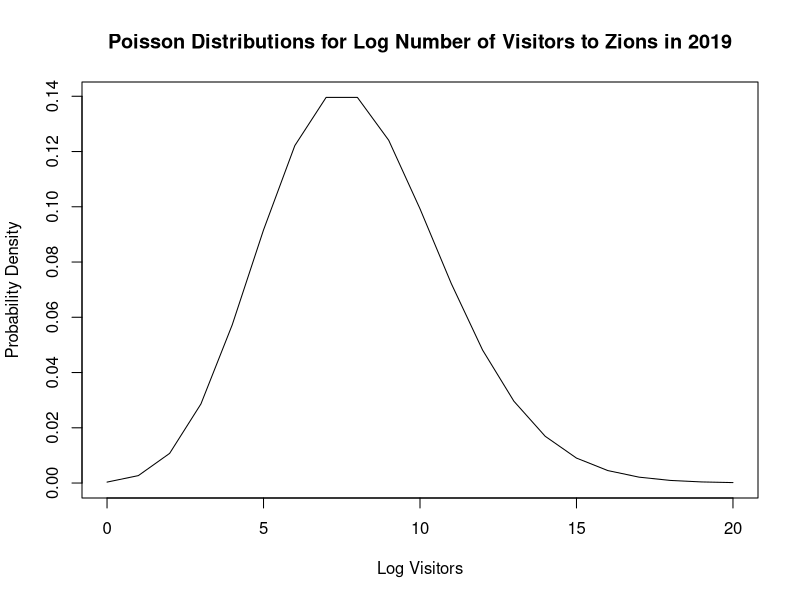
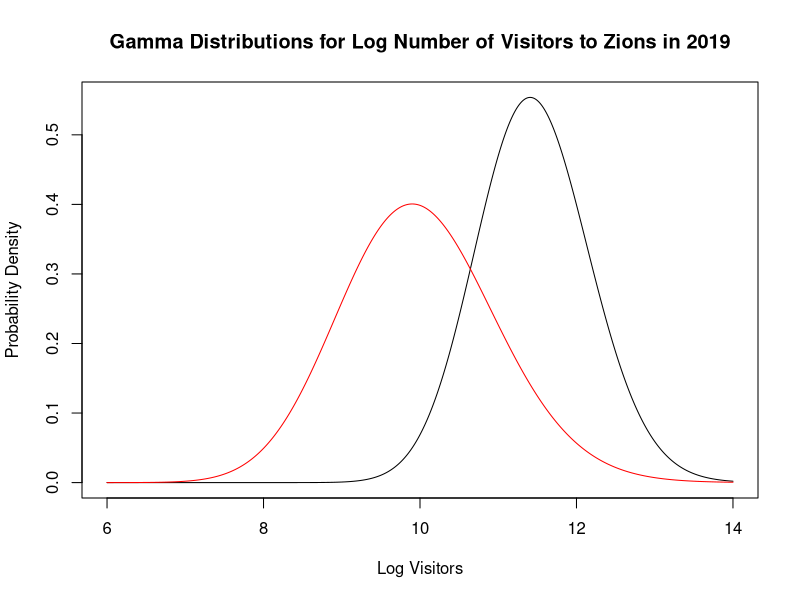

Here is the R script that generated these plots, in order: (Note: this script raises an error after producing the figures.)
## ---- chunk 1
library(reshape2)
## ---- chunk 2
zions <- read.csv('zions.csv', header=FALSE, stringsAsFactors=FALSE)
yosemite <- read.csv('yosemite.csv', header=FALSE, stringsAsFactors=FALSE)
bryce_canyon <- read.csv('bryce_canyon.csv', header=FALSE, stringsAsFactors=FALSE)
## ---- chunk 3
zions <- zions[-1:-2,]
yosemite <- yosemite[-1:-2,]
bryce_canyon <- bryce_canyon[-1:-2,]
## ---- chunk 4
Clean <- function(ttt) {
  as.numeric(gsub(',','',as.character(ttt)))
}

new_zions <- sapply(zions, Clean)
new_yosemite <- sapply(yosemite, Clean)
new_bryce_canyon <- sapply(bryce_canyon, Clean)
## ---- chunk 5
Prepare <- function(UserDF, LONG){
  names <- c('Year','Jan','Feb','Mar','Apr','May','Jun','Jul','Aug','Sep','Oct','Nov','Dec')
  
  UserDF <- UserDF[-1:-2,-14]
  colnames(UserDF) <- names
  rownames(UserDF) <- UserDF[,1]
  
  if(LONG == TRUE) {
    UserDF <- UserDF[,-1]
    UserDF<-(melt(UserDF))
    UserDF <- UserDF[order(as.numeric(UserDF[,1]), decreasing = TRUE),]
    
    names2 <- c('Year','Month','Visitors')
    colnames(UserDF) <- names2
    
    return(UserDF)
    
  } else {
    return(UserDF)
  }
}
## ---- chunk 6
Year_Selector <- function(UserDF, YEAR) {
  return_df <- data.frame()
  for(i in 1:length(YEAR)) {
    return_df <- rbind(UserDF[UserDF[,'Year']==YEAR[i],], return_df)
  }
  return(return_df)
}
## ---- chunk 7
zions_Final <- Prepare(new_zions, TRUE)
zions_Data <- Year_Selector(zions_Final, c(2019))
zions_Data <- log(zions_Data['Visitors'])
## ---- chunk 8
mean(zions_Data[,1])
sd(zions_Data[,1])

mean(exp(zions_Data[,1]))
sd(exp(zions_Data[,1]))
## ---- chunk 9
x<- seq(0,20,1)
plot(x,dpois(x, 8),
     type='l',
     main='Poisson Distributions for Log Number of Visitors to Zions in 2019',
     ylab='Probability Density',
     xlab ='Log Visitors',
     col="black",
     lwd=1)
## ---- chunk 10
a_x <- 100
b_x <- 10

x<- seq(6,14,0.01)

plot(x,dgamma(x, shape = a_x + sum(zions_Data), rate = b_x + nrow(zions_Data)),
     type='l',
     main='Gamma Distributions for Log Number of Visitors to Zions in 2019',
     ylab='Probability Density',
     xlab ='Log Visitors',
     col="black",
     lwd=1) +
lines(x,dgamma(x, shape = a_x, rate = b_x),
     type='l',
     lwd=1,
     col="red") +
abline( v= qgamma(c(0.025, 0.975), shape = a_x + sum(yosemite_Data), rate = b_x + nrow(yosemite_Data)), lty = 3)
legend("topleft", legend=c( "prior", "posterior", 'posterior 95% credible'), col=c("red", "black", "black"), lty=c(1,1,3), cex=0.8)
## ---- chunk 11
qgamma(c(0.025, 0.975), shape = a_x + sum(zions_Data), rate = b_x + nrow(zions_Data))

qgamma(c(0.025, 0.975), shape = a_x + sum(exp(zions_Data)), rate = b_x + nrow(zions_Data))
## ---- chunk 12
#2019,2018,2017,2016,2015,2014,2013,2012,2011,2010

yosemite_Final <- Prepare(new_yosemite, TRUE)
yosemite_Data <- Year_Selector(yosemite_Final, c(2019))
yosemite_Data <- log(yosemite_Data['Visitors'])
## ---- chunk 13
mean(yosemite_Data[,1])
sd(yosemite_Data[,1])

mean(exp(yosemite_Data[,1]))
sd(exp(yosemite_Data[,1]))
## ---- chunk 14
a_x <- 100
b_x <- 10

x<- seq(6,14,0.01)

plot(x,dgamma(x, shape = a_x + sum(yosemite_Data), rate = b_x + nrow(yosemite_Data)),
     type='l',
     main='Gamma Distributions for Log Number of Visitors to Yosemite in 2019',
     ylab='Probability',
     xlab ='Log Visitors',
     col="black",
     lwd=1) +
lines(x,dgamma(x, shape = a_x, rate = b_x),
     type='l',
     lwd=1,
     col="red") + 
abline( v= qgamma(c(0.025, 0.975), shape = a_x + sum(yosemite_Data), rate = b_x + nrow(yosemite_Data)), lty = 3)
legend("topleft", legend=c( "prior", "posterior", 'posterior 95% credible'), col=c("red", "black", "black"), lty=c(1,1,3), cex=0.8)
## ---- chunk 15
qgamma(c(0.025, 0.975), shape = a_x + sum(yosemite_Data), rate = b_x + nrow(yosemite_Data))

qgamma(c(0.025, 0.975), shape = a_x + sum(exp(yosemite_Data)), rate = b_x + nrow(yosemite_Data))
## ---- chunk 16
a_x <- 100
b_x <- 10

x<- seq(6,14,0.01)

plot(x,dgamma(x, shape = a_x + sum(zions_Data), rate = b_x + nrow(zions_Data)),
     type='l',
     main='Posterior Distributions for Log Number of Visitors in 2019',
     ylab='Probability',
     xlab ='Log Visitors',
     col="red",
     lwd=1) +
lines(x,dgamma(x, shape = a_x + sum(yosemite_Data), rate = b_x + nrow(yosemite_Data)),
     type='l',
     lwd=1,
     col="black")
legend("topright", legend=c( "Zions", "Yosemite" ), col=c("red", "black"), lty=1:1, cex=0.8)
## ---- chunk 17
# prior parmaeters for theta_x
a_x <- 100
b_x <- 10

# draws from the posterior of theta_x
zions_draws <- rgamma(100000, shape = a_x + sum(exp(zions_Data)), rate = b_x + nrow(zions_Data))
yosemite_draws <- rgamma(100000, shape = a_x + sum(exp(yosemite_Data)), rate = b_x + nrow(yosemite_Data))
## ---- chunk 18
difference_draws <- (zions_draws- yosemite_draws )
mean(difference_draws)

mean(difference_draws > 0)

quantile(difference_draws, c(0.025, 0.975))
## ---- chunk 19
plot(density(difference_draws),
     xlab =  'Difference in Visitors',
     main = 'Gamma of the Difference between Zions and Yosemite in 2019')+
abline( v= quantile(difference_draws, c(0.025, 0.975)), lty = 3) 
legend("topleft", legend=c("posterior difference", '95% credible interval'), col=c("black", "black"), lty=c(1,3), cex=0.8)
## ---- chunk 20
ratio_draws <- (zions_draws/yosemite_draws)
mean(ratio_draws)

quantile(ratio_draws, c(0.025, 0.975))
## ---- chunk 21
zions_Final <- Prepare(new_zions, TRUE)
zions_Data <- Year_Selector(zions_Final, c(2019,2018,2017,2016,2015,2014,2013,2012,2011,2010))
zions_Data <- zions_Data['Visitors']

yosemite_Final <- Prepare(new_yosemite, TRUE)
yosemite_Data <- Year_Selector(yosemite_Final, c(2019,2018,2017,2016,2015,2014,2013,2012,2011,2010))
yosemite_Data <- yosemite_Data['Visitors']
## ---- chunk 22
# prior parmaeters for theta_x


a_x <- 100
b_x <- 10

# draws from the posterior of theta_x
zions_draws <- rgamma(100000, shape = a_x + sum(zions_Data), rate = b_x + nrow(zions_Data))
yosemite_draws <- rgamma(100000, shape = a_x + sum(yosemite_Data), rate = b_x + nrow(yosemite_Data))
## ---- chunk 23
difference_draws <- (yosemite_draws- zions_draws )
mean(difference_draws)

mean(difference_draws > 0)

quantile(difference_draws, c(0.025, 0.975))
## ---- chunk 24
plot(density(difference_draws),
     xlab =  'Difference in Visitors',
     main = 'Gamma of the Difference between Yosemite and Zions for 2010:2019')+
abline( v= quantile(difference_draws, c(0.025, 0.975)), lty = 3) 
legend("topleft", legend=c("posterior difference", '95% credible interval'), col=c("black", "black"), lty=c(1,3), cex=0.8)
## ---- chunk 25
ratio_draws <- (yosemite_draws/zions_draws)
mean(ratio_draws)

quantile(ratio_draws, c(0.025, 0.975))
